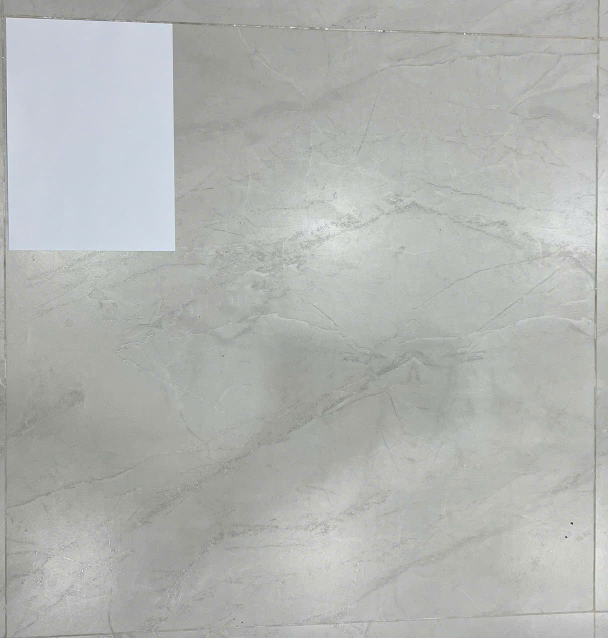
#> input picture images/CALIBRATION/calibration.jpg, 1216 x 1276 px (shown at 1/2 size)
$ python warp.py
#> lines starting #> are read from the running program, lines starting #| are printed output that depends on the picture; after the words box and inside, x2 and y2 are one past the last pixel; in counts of white or black regions, pixels touching at a corner belong together
import cv2
import numpy as np
import os

SCRIPT_DIR = os.path.dirname(os.path.abspath(__file__))
PROJECT_ROOT = os.path.dirname(SCRIPT_DIR)

def find_all(filename, search_root):
    matches = []
    for root, dirs, files in os.walk(search_root):
        if filename in files:
            matches.append(os.path.join(root, filename))
    return matches


def main():
    matches = find_all("calibration.jpg", PROJECT_ROOT)

    if not matches:
        raise FileNotFoundError(f"Không tìm thấy 'calibration.jpg' trong: {PROJECT_ROOT}")
    if len(matches) > 1:
        print("CẢNH BÁO: có nhiều file trùng tên 'calibration.jpg':")
        for m in matches:
            print(f"  - {m}")
        print(f"-> Đang dùng file đầu tiên: {matches[0]}")

    image_path = matches[0]
    image = cv2.imread(image_path)
#> image is the input picture: shape (1276, 1216, 3); mean B, G, R 177.4, 180.2, 177.8

    if image is None:
        raise ValueError(f"Tìm thấy file nhưng không đọc được ảnh: {image_path}")

    print(f"Ảnh: {image_path}")
    print(f"Kích thước: {image.shape[1]} x {image.shape[0]} (rộng x cao)")
#| Kích thước: 1216 x 1276 (rộng x cao)

    # 4 góc A4 (theo thứ tự: TL, TR, BR, BL)
    pts = np.array([
        [12, 38],
        [341, 53],
        [346, 498],
        [19, 497]
    ], dtype=np.float32)

    # --- Kiểm tra: vẽ 4 điểm lên ảnh để xác nhận chúng đúng là 4 góc tờ A4 ---
    check = image.copy()
    labels = ["TL", "TR", "BR", "BL"]
    for (x, y), label in zip(pts, labels):
        cv2.circle(check, (int(x), int(y)), 8, (0, 0, 255), -1)
        cv2.putText(check, label, (int(x) + 12, int(y)), cv2.FONT_HERSHEY_SIMPLEX, 0.8, (0, 255, 0), 2)
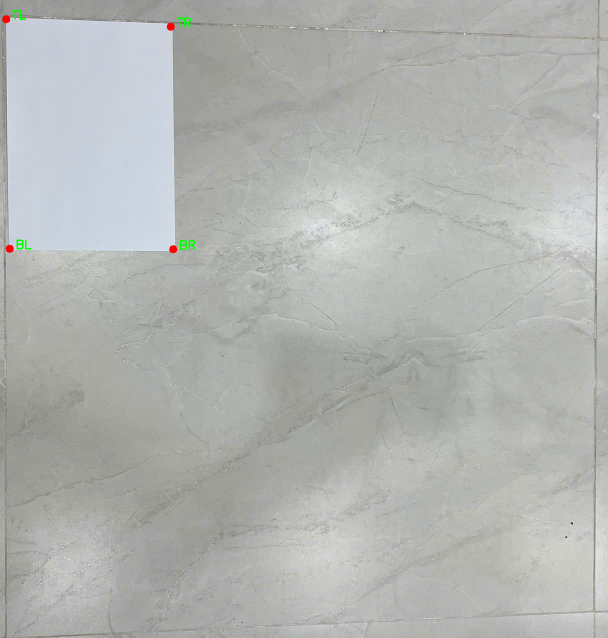
#> check: shape (1276, 1216, 3) (shown at 1/2 size); 0.12% of pixels changed, all inside (x1, y1, x2, y2) = (4, 20, 391, 507)

    cv2.namedWindow("Kiem tra 4 diem", cv2.WINDOW_NORMAL)
    cv2.resizeWindow("Kiem tra 4 diem", 1000, 700)
    cv2.imshow("Kiem tra 4 diem", check)
    # --------------------------------------------------------------------------

    # Kích thước thật của A4 (đơn vị pixel đầu ra)
    width = 210 * 10
    height = 297 * 10
    dst = np.array([
        [0, 0],
        [width - 1, 0],
        [width - 1, height - 1],
        [0, height - 1]
    ], dtype=np.float32)

    matrix = cv2.getPerspectiveTransform(pts, dst)
#> matrix = [[6.18, -0.0943, -70.58], [-0.293, 6.43, -240.7], [-9.2e-05, -1.08e-05, 1]]
    warped = cv2.warpPerspective(image, matrix, (width, height))
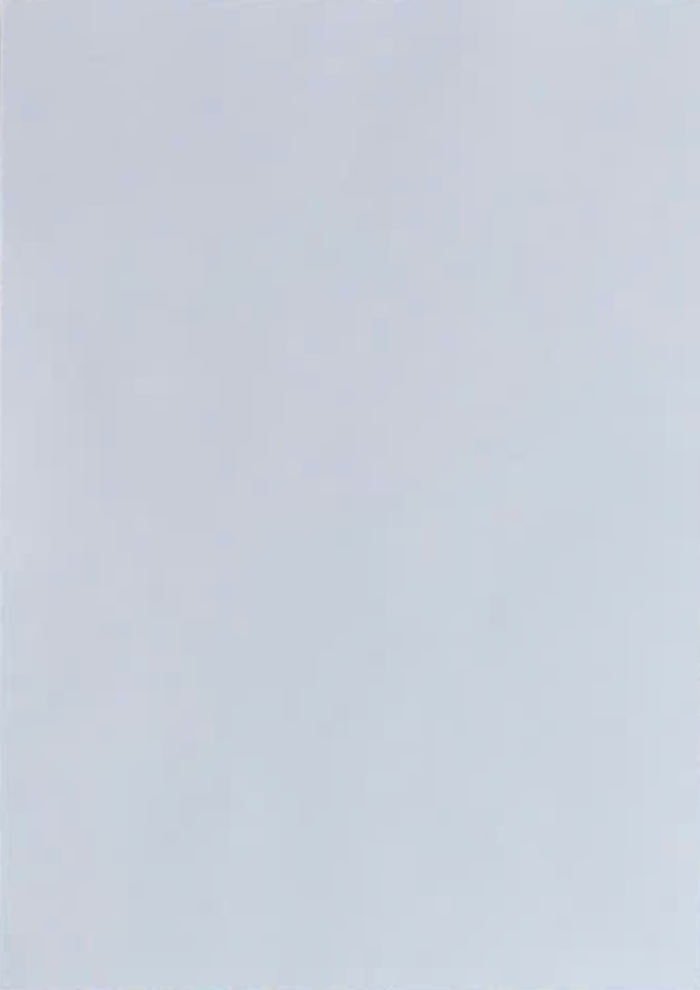
#> warped: shape (2970, 2100, 3) (shown at 1/3 size); mean B, G, R 218.7, 207.7, 201.2

    cv2.namedWindow("Original", cv2.WINDOW_NORMAL)
    cv2.resizeWindow("Original", 900, 650)
    cv2.imshow("Original", image)

    cv2.namedWindow("Warp A4", cv2.WINDOW_NORMAL)
    cv2.resizeWindow("Warp A4", 700, 990)
    cv2.imshow("Warp A4", warped)

    cv2.waitKey(0)
    cv2.destroyAllWindows()


if __name__ == "__main__":
    main()
